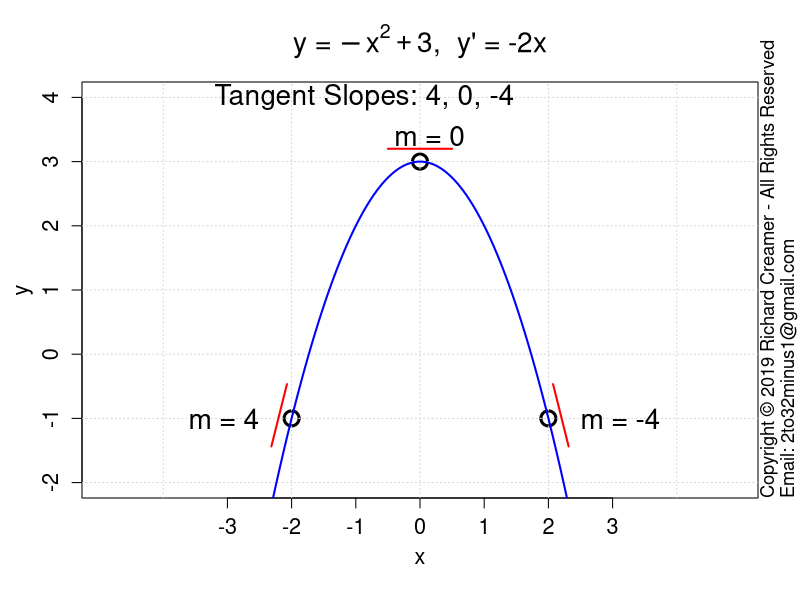

Write R code to recreate this figure.
##############################################################
### Copyright (c) Richard Creamer 2019 - All Rights Reserved
### Inquiries: email 2to32minus1@gmail.com
##############################################################

### Globals
fontScale = 1.2    # Global font size variable
lf        = 1.2    # Enlarge font of plot labels
verbose   = FALSE  # Verbose printing
lw        = 2      # Line width
xMargin   = 1      # X-axis margin for plots
yMargin   = 1      # Y-axis margin for plots
de        = 0.01   # Small constant for estimating derivatives numerically
smlPts    = 1      # Small  data point/circle
medPts    = 1.5    # Medium data point/circle
lrgPts    = 2.0    # Large  data point/circle

### Run this function to generate this plot
runFunc = function() {
	dw = 1000
	dh = 750	
	path = "D:/Code/R/LeastSquaresPlay/PlotsAndAssocCode/Plot68/"
	savePngVerbose( paste(path, "Plot68.png", sep=""), plotInvParabolaWithTangents, w=dh, h=dh, un="px" )
}

### Draw inverted parabola with tangent lines
plotInvParabolaWithTangents = function( lineLength=1 ) {
	coeff = c( 3, 0, -1 )
	x = c( -2, 0, 2 )
	y = evalPoly( x, coeff )
	xLimits = axisLimits( x, xMargin )
	yLimits = axisLimits( y, yMargin )
	polyDerivCoeff = getPolyDerivCoeff( coeff )
	plotTitle = expression( paste( "y = ", -x^2 + 3, ",  y' = -2x" ) )
	plot( x, y, main=plotTitle, axes=FALSE, xlim = xLimits, ylim = yLimits, asp=1, cex.lab=lf,
		  xlab="", ylab="", cex=lrgPts, lwd=lw+1, cex.main=1.4*fontScale )
	addAxisLabels()	
	axis( side = 1, at = xLimits[1]:xLimits[2], cex.axis=1.3 )
	axis( side = 2, at = yLimits[1]:yLimits[2], cex.axis=1.3 )
	box()
	grid()
	xc = ( xLimits[1] + xLimits[2] )/2
	text( -3.2, 4, "Tangent Slopes: 4, 0, -4", cex=1.4*fontScale, adj=0 )
	xPred = seq( x[1] - 1, x[length(x)] + 1, length.out=200 )
	yPred = evalPoly( xPred, coeff )
	lines( xPred, yPred, col="blue", lwd=lw )
	plotTangents( x, coeff, lineLength=lineLength, tanOffset=0.2 )
	text( -2.5, -1, "m = 4", cex=1.4*fontScale, adj=1 )
	text( -0.4, 3.4, "m = 0", cex=1.4*fontScale, adj=0 )
	text( 2.5, -1, "m = -4", cex=1.4*fontScale,adj=0 )
}

### Compute f(x) for a polynomial and a vector of x-coordinates
evalPoly = function( x, coeff ) {
	if ( length( coeff ) < 1 ) return( c(0) )  	
	termSum = 0
	for ( i in 1:length(coeff) ) {
		termSum = termSum + coeff[i] * x^(i-1)
	}
	return( termSum )
}

### Compute polynomial coefficients for derivative of argument polynomial
getPolyDerivCoeff = function( coeff ) {
	if ( length(coeff) < 2 ) return( c(0) )
	derivCoeff = c()
	for ( i in 2:length( coeff ) ) {
		termPower = i - 1
		derivCoeff[ length( derivCoeff ) + 1 ] = termPower * coeff[i]
	}
	return( derivCoeff )
}

### Plot tangent(s) to polynomial at x[i], y[i]
### Will not look correct unless both x and y axes are same scale (1:1 aspect ratio)
plotTangents = function( x, coeff, lineLength=1, tanOffset=0.2, col="red", lwd=2 ) {
	if ( length(coeff) < 2 ) return()  	
	y = evalPoly( x, coeff )
	polyDerivCoeff = getPolyDerivCoeff( coeff )	
	tanLineSlopes = evalPoly( x, polyDerivCoeff )
	tanLineYInts = y - tanLineSlopes * x
	for ( i in 1:length(x) ) {
		lineCoeff = c( tanLineYInts[i], tanLineSlopes[i] )
		plotTangentLine( x[i], y[i], lineCoeff, lineLength=lineLength, tanOffset=tanOffset, col=col, lwd=lwd )
	}
}

### Get tangentl line ends point about center point (x,y)
getTanLineEndPts = function( x, y, lineCoeff, lineLength=1.0, tanOffset=0.2 ) {
	x1 = x - 1
	x2 = x + 1
	y1 = evalPoly( x1, lineCoeff )
	y2 = evalPoly( x2, lineCoeff )
	xComp = x2 - x1
	yComp = y2 - y1
	vMag = sqrt( xComp^2 + yComp^2 )
	vUnit = c( xComp/vMag, yComp/vMag )
	vOffset = rotVecCcw( vUnit[1], vUnit[2], 90 )
	ox = vOffset[1] * tanOffset
	oy = vOffset[2] * tanOffset
	xComp = xComp/vMag * lineLength
	yComp = yComp/vMag * lineLength
	fromX = x - xComp/2 - ox
	fromY = y - yComp/2 - oy
	toX = x + xComp/2 - ox
	toY = y + yComp/2 - oy	
	return( list(fromX=fromX, fromY=fromY, toX=toX, toY=toY) )
}

### Plot one tangent line segment
plotTangentLine = function( x, y, lineCoeff, lineLength=1, tanOffset=0.2, col="red", lwd=1 ) {
	endPts = getTanLineEndPts( x, y, lineCoeff, lineLength=lineLength, tanOffset=tanOffset )
	lines( c(endPts$fromX, endPts$toX), c(endPts$fromY, endPts$toY), col=col, lwd=lwd )
}

### Rotate vector CCW
rotVecCcw = function( xComp, yComp, deg ) {
	theta = deg/180 * pi
	rotXComp = cos(theta) * xComp + sin(theta) * yComp;
	rotYComp = -sin(theta) * xComp + cos(theta) * yComp;
	return( c(rotXComp, rotYComp) )
}

### Compute plot axis limits to fit range of data
axisLimits = function( v, margin=0 ) {
	lowerLimit = floor( min(v) ) - margin
	upperLimit = ceiling( max(v) ) + margin
	c( lowerLimit, upperLimit )
}

### Convience method to add x/y axis labels
addAxisLabels = function( xLabel="x", yLabel="y", cexVal=1.3 ) {
	mtext( text=xLabel, side=1, line=2.5, cex=cexVal )
	mtext( text=yLabel, side=2, line=2.5, cex=cexVal )
}

### Save to PNG file, specify width and height
savePngVerbose = function( path, plotFunc, w=512, h=512, un="px", doCopyright=TRUE, ... ) {
	png( filename = path, type="cairo", units=un, width=w, height=h, pointsize=12, res=96 )
	plotFunc( ... )
	if ( doCopyright )
		addCopyright()
	dev.off()
}

### Add copyright notice to plot via text()
addCopyright = function() {
	mtext( "Copyright \uA9 2019 Richard Creamer - All Rights Reserved", side=4, line=0, adj=0, cex=1.1 )
	mtext( "Email: 2to32minus1@gmail.com", side=4, line=1, adj=0, cex=1.1 )
}

runFunc() 
